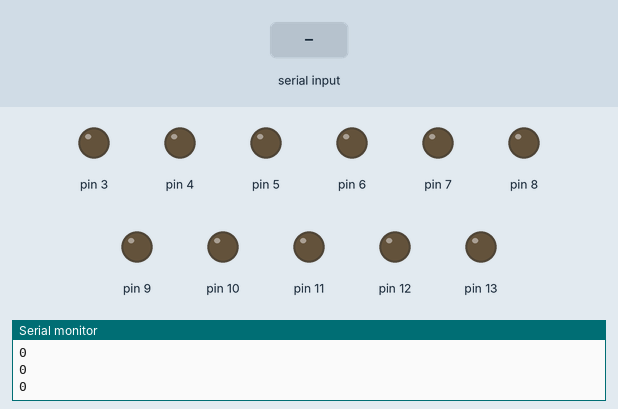
Bench run of a sketch on a simulated Arduino Uno, built with avr-gcc and run on an emulated ATmega328P. Parts: output pins drawn as LEDs (lit = HIGH), the last lines printed to the serial monitor. Dashed ring = blinking. Inputs (shaded band) come from the test bench.

Above: at 1.2 s.
1.3 s: "+" received over Serial
At 1.9 s:
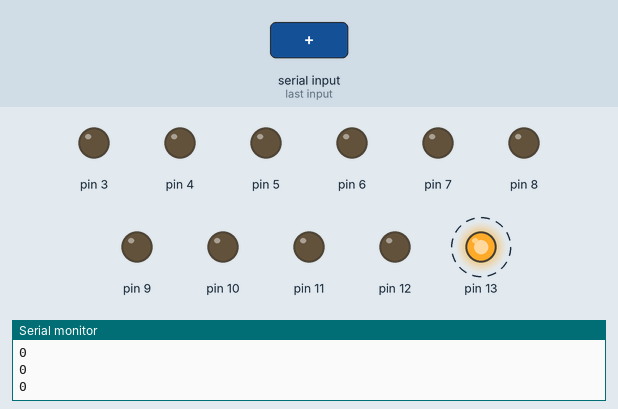
4.3 s: "90,45\n" received over Serial
At 4.9 s:
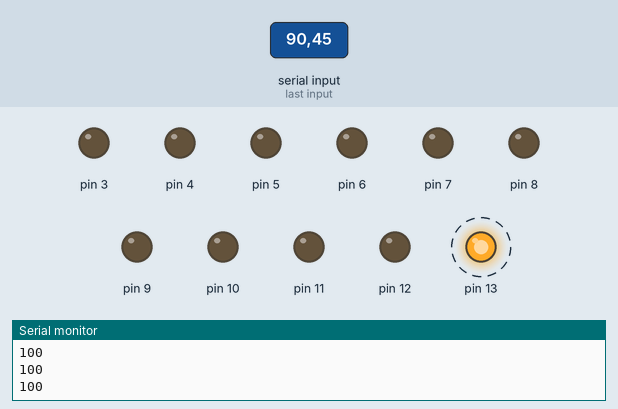
Timing chart, 0 to 13.3 s (numbered marks = the images above; inputs shaded):
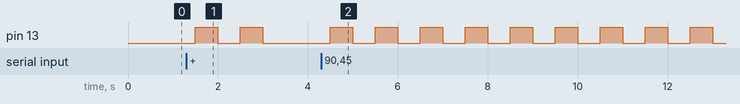

Measured:
- after the input at 1.3 s, pin 13: alternates HIGH for 0.50 s and LOW for 0.50 s, 4 changes in all, then stays LOW, starting after 0.20 s
- after the input at 4.3 s, pin 13: alternates HIGH for 0.50 s and LOW for 0.50 s, starting after 0.20 s

The sketch:

step_by_step.ino
```cpp
//int a;
int c;
int g = A0;


void setup() {
  // put your setup code here, to run once:
  Serial.begin(9600);
pinMode(13,OUTPUT);
pinMode(A0,INPUT);
pinMode(12,OUTPUT);
pinMode(11,OUTPUT);
pinMode(10,OUTPUT);
pinMode(9,OUTPUT);
pinMode(8,OUTPUT);
pinMode(7,OUTPUT);
pinMode(6,OUTPUT);
pinMode(5,OUTPUT);
pinMode(4,OUTPUT);
pinMode(3,OUTPUT);

}

int result=0;

int sum(int add)
{
  result += add;
  return result;
}

int substruct(int minus)
{
  result -= minus;
  return result;
}

    // read the incoming byte:
char readcommand()
{
  char command=0;
 if (Serial.available() > 0)
 {
    command = Serial.read();
 }
 return command;
}

void flash13()
{
  digitalWrite(13, HIGH);
  delay(500);
  digitalWrite(13, LOW);
}

void loop()
{
  char command = readcommand();
    if(command == '+') {
        sum(100);
        flash13();
        delay(500);
        flash13();
    } else if(command == '-') {
        flash13();
        substruct(100);
    } if(command >= '1' && command <= '9')
    {
      int count = command - '0';
      for(int i = 0; i < count; i++)
      {
        flash13();
        delay(500);
      }
    }
                // say what you got:
 Serial.println(result);
 delay(500);
/*
        }//   put your main code here, to run repeatedly
  //int b = random ( 0,1000);
int a = random (2,14);
  digitalWrite(a,HIGH);
    int h = analogRead(A0);
  delay(h);
  digitalWrite(a,LOW);
  //if (a == 14) {
   /* digitalWrite(13,HIGH);
    digitalWrite(12,HIGH);
    digitalWrite(11,HIGH);
    digitalWrite(10,HIGH);
    digitalWrite(9,HIGH);
    digitalWrite(8,HIGH);
    digitalWrite(7,HIGH);
    digitalWrite(6,HIGH);
    digitalWrite(5,HIGH);
    digitalWrite(4,HIGH);
    digitalWrite(3,HIGH);
    delay(100);
    digitalWrite(13,LOW);
    digitalWrite(12,LOW);
    digitalWrite(11,LOW);
    digitalWrite(10,LOW);
    digitalWrite(9,LOW);
    digitalWrite(8,LOW);
    digitalWrite(7,LOW);
    digitalWrite(6,LOW);
    digitalWrite(5,LOW);
    digitalWrite(4,LOW);
    digitalWrite(3,LOW);
  }

  while(true)
  {
    int resistor = analogRead(A0);
    Serial.print("Resistor=");
    Serial.println(resistor);
    delay(300);
  }


  a  = 3;
 // Serial.println(c);
 while ( a <= 13) {
   digitalWrite(a,HIGH);
   delay(500);
   digitalWrite(a,LOW);
   a = a+1;
 }

  /* while(a>=3) {
     digitalWrite(a,HIGH);
     delay(500);
   digitalWrite(a,LOW);
   a = a-1;
   }
  */
}
```
